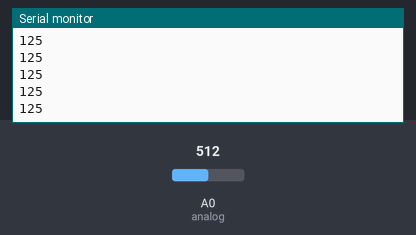
A sketch run on a simulated Arduino Uno, built with avr-gcc and run on an emulated ATmega328P. Parts: the last lines printed to the serial monitor. Inputs (shaded band) come from the test bench; at power-on: A0 (analog) = 512. No radio packets arrive unless stated.

Above: at 0.8 s.
0.9 s: A0 (analog) set to 91
At 2.0 s:
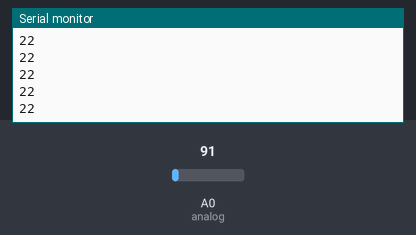
2.4 s: A0 (analog) set to 82
At 3.2 s:
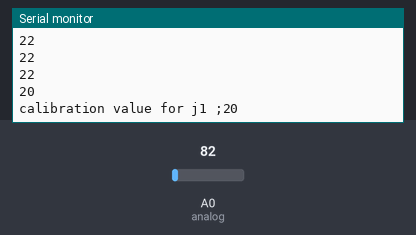
Timing chart, 0 to 5.4 s (numbered marks = the images above; inputs shaded):
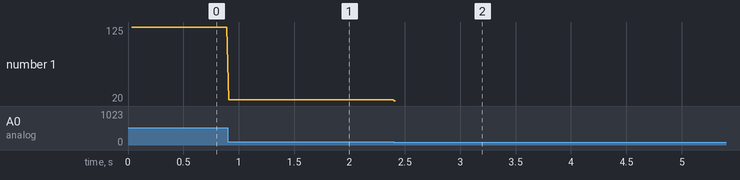

The sketch:

modified_transmitter_maksad.ino
```cpp
#include <SPI.h>
#include "printf.h"
#include "RF24.h"
#define s0 16
#define s1 5
#define CE 2
#define CSN 15
#define analog A0
//making an object
RF24 hydra(CE,CSN);
//first address 0th and the second address is 1st.
uint8_t address[][6]= {"rain0","fall0"};
bool role;
byte reading;
int calibration=21;


struct datasets {
    byte x1;
    byte y1;
    byte x2;
    byte y2;
};

datasets data;

void setup() {
    Serial.begin(115200);
    calibration=21;
    pinMode(s0, OUTPUT);
    pinMode(s1, OUTPUT);
    pinMode(A0, INPUT);
  while(!hydra.begin()){
    Serial.println("hardware is not responding");
    delay(20);
  }
  hydra.setPALevel(RF24_PA_LOW);
  hydra.setPayloadSize(sizeof(datasets));
  hydra.openWritingPipe(address[0]);
  hydra.setChannel(10);
  hydra.printPrettyDetails();
  //calibration loop
  digitalWrite(s0, 0);
  digitalWrite(s1, 0);
  delay(10);
  while(calibration>20){
    digitalWrite(s0, 1);
    digitalWrite(s1, 0);
    delay(20);
    calibration= map(analogRead(analog),0,1024,0,250);
    Serial.println(calibration);
  }
  Serial.print("calibration value for j1 ;");
  Serial.println(calibration);
  delay(500);
}

void loop() {
    // Read channel 0
    digitalWrite(s0, 0);
    digitalWrite(s1, 0);
    //delay(1);  // Stabilization time
    data.x1 = map(analogRead(analog),0,1024,calibration,245);

    // Read channel 1
    digitalWrite(s0, 1);
    digitalWrite(s1, 0);
   // delay(1);
    data.y1 = map(analogRead(analog),0,1024,calibration,245);

    // Read channel 2
    digitalWrite(s0, 0);
    digitalWrite(s1, 1);
    //delay(1);
    data.x2 = analogRead(analog);


    // Read channel 3
    digitalWrite(s0, 1);
    digitalWrite(s1, 1);
    //delay(1);
    data.y2 = map(analogRead(analog),0,1024,9,245);
    delay(2);
    transmit();
}
void transmit(){
    hydra.write(&data,sizeof(data));


}
```

Measured:
- the behaviour switches between 87 and 86 on A0 (analog) (found by bisection; images 1 and 2)
- after the input at 0.9 s, the serial monitor: prints a new line at once (image 1)
- after the input at 2.4 s, the serial monitor: prints a new line at once (image 2)
- plotted number 1: 125 → 22 after the input at 0.9 s, 22 → 20 after the input at 2.4 s
